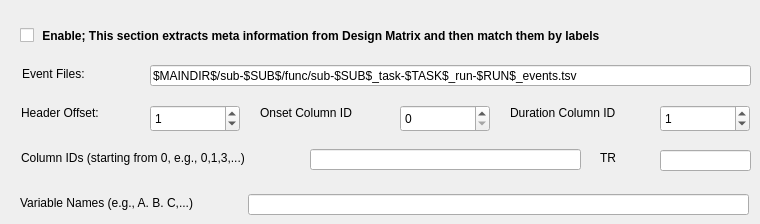
     <widget class="QWidget" name="tab_23">
      <attribute name="title">
       <string>Design Matrix</string>
      </attribute>
      <widget class="QLabel" name="label_54">
       <property name="geometry">
        <rect>
         <x>22</x>
         <y>66</y>
         <width>121</width>
         <height>16</height>
        </rect>
       </property>
       <property name="text">
        <string>Event Files:</string>
       </property>
      </widget>
      <widget class="QLineEdit" name="txtDIOnset">
       <property name="geometry">
        <rect>
         <x>150</x>
         <y>65</y>
         <width>601</width>
         <height>21</height>
        </rect>
       </property>
       <property name="cursor">
        <cursorShape>ArrowCursor</cursorShape>
       </property>
       <property name="text">
        <string>$MAINDIR$/sub-$SUB$/func/sub-$SUB$_task-$TASK$_run-$RUN$_events.tsv</string>
       </property>
      </widget>
      <widget class="QCheckBox" name="cbDIDesignMatrixMeta">
       <property name="geometry">
        <rect>
         <x>20</x>
         <y>20</y>
         <width>731</width>
         <height>31</height>
        </rect>
       </property>
       <property name="font">
        <font>
         <weight>75</weight>
         <bold>true</bold>
        </font>
       </property>
       <property name="text">
        <string> Enable; This section extracts meta information from Design Matrix and then match them by labels</string>
       </property>
      </widget>
      <widget class="QLabel" name="label_55">
       <property name="geometry">
        <rect>
         <x>21</x>
         <y>105</y>
         <width>121</width>
         <height>16</height>
        </rect>
       </property>
       <property name="text">
        <string>Header Offset:</string>
       </property>
      </widget>
      <widget class="QSpinBox" name="txtDIHeaderOffset">
       <property name="geometry">
        <rect>
         <x>150</x>
         <y>105</y>
         <width>90</width>
         <height>27</height>
        </rect>
       </property>
       <property name="maximum">
        <number>999999999</number>
       </property>
       <property name="value">
        <number>1</number>
       </property>
      </widget>
      <widget class="QLineEdit" name="txtDIColumnIDs">
       <property name="geometry">
        <rect>
         <x>310</x>
         <y>149</y>
         <width>271</width>
         <height>21</height>
        </rect>
       </property>
       <property name="cursor">
        <cursorShape>ArrowCursor</cursorShape>
       </property>
       <property name="text">
        <string/>
       </property>
      </widget>
      <widget class="QLabel" name="label_56">
       <property name="geometry">
        <rect>
         <x>21</x>
         <y>150</y>
         <width>301</width>
         <height>16</height>
        </rect>
       </property>
       <property name="text">
        <string>Column IDs (starting from 0, e.g., 0,1,3,...)</string>
       </property>
      </widget>
      <widget class="QLineEdit" name="txtDIVariableNames">
       <property name="geometry">
        <rect>
         <x>248</x>
         <y>194</y>
         <width>501</width>
         <height>21</height>
        </rect>
       </property>
       <property name="cursor">
        <cursorShape>ArrowCursor</cursorShape>
       </property>
       <property name="text">
        <string/>
       </property>
      </widget>
      <widget class="QLabel" name="label_57">
       <property name="geometry">
        <rect>
         <x>20</x>
         <y>195</y>
         <width>241</width>
         <height>16</height>
        </rect>
       </property>
       <property name="text">
        <string>Variable Names (e.g., A. B. C,...)</string>
       </property>
      </widget>
      <widget class="QSpinBox" name="txtDIOnsetID">
       <property name="geometry">
        <rect>
         <x>400</x>
         <y>105</y>
         <width>90</width>
         <height>27</height>
        </rect>
       </property>
       <property name="maximum">
        <number>999999999</number>
       </property>
       <property name="value">
        <number>0</number>
       </property>
      </widget>
      <widget class="QLabel" name="label_58">
       <property name="geometry">
        <rect>
         <x>260</x>
         <y>105</y>
         <width>121</width>
         <height>16</height>
        </rect>
       </property>
       <property name="text">
        <string>Onset Column ID</string>
       </property>
      </widget>
      <widget class="QSpinBox" name="txtDIDurID">
       <property name="geometry">
        <rect>
         <x>660</x>
         <y>105</y>
         <width>90</width>
         <height>27</height>
        </rect>
       </property>
       <property name="maximum">
        <number>999999999</number>
       </property>
       <property name="value">
        <number>1</number>
       </property>
      </widget>
      <widget class="QLabel" name="label_59">
       <property name="geometry">
        <rect>
         <x>510</x>
         <y>105</y>
         <width>141</width>
         <height>16</height>
        </rect>
       </property>
       <property name="text">
        <string>Duration Column ID</string>
       </property>
      </widget>
      <widget class="QLabel" name="label_60">
       <property name="geometry">
        <rect>
         <x>600</x>
         <y>150</y>
         <width>51</width>
         <height>16</height>
        </rect>
       </property>
       <property name="text">
        <string>TR</string>
       </property>
      </widget>
      <widget class="QLineEdit" name="txtDITR">
       <property name="geometry">
        <rect>
         <x>660</x>
         <y>150</y>
         <width>91</width>
         <height>21</height>
        </rect>
       </property>
       <property name="cursor">
        <cursorShape>ArrowCursor</cursorShape>
       </property>
       <property name="text">
        <string/>
       </property>
      </widget>
     </widget>
